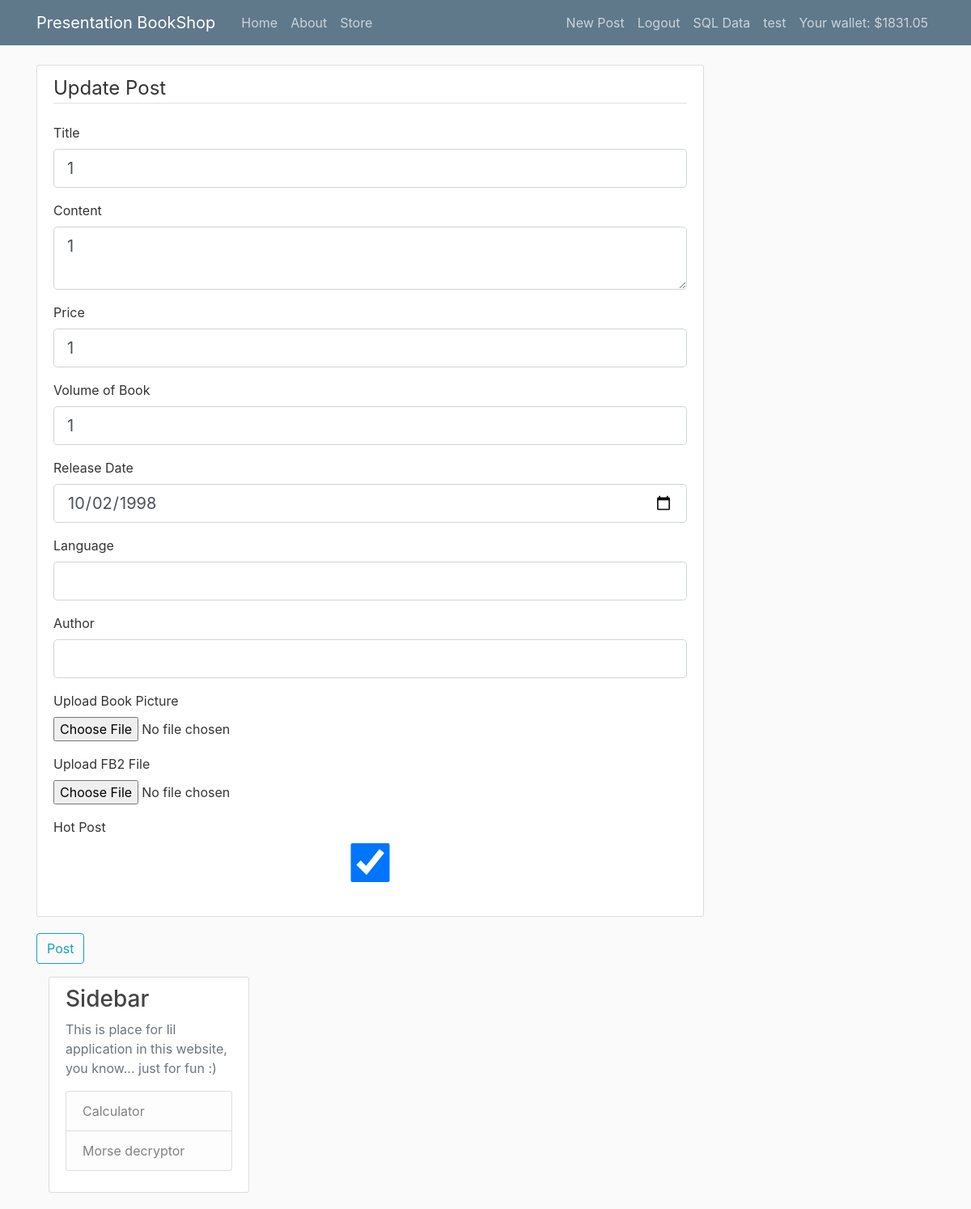
The page /post/1/update (signed in) on the database its author committed.
### flaskapp/models.py (models this page shows, shortened)
class User(db.Model, UserMixin):
    id = db.Column(db.Integer, primary_key=True)
    username = db.Column(db.String(20), unique=True, nullable=False)
    email = db.Column(db.String(120), unique=True, nullable=False)
    image_file = db.Column(db.String(20), nullable=False, default='default.jpg')
    password = db.Column(db.String(60), nullable=False)
    posts = db.relationship('Post', backref='author', lazy=True)
    admin = db.Column(db.Boolean, nullable=False, default=False)
    roles = db.Column(db.Integer, nullable=False, default='0')
    wallet = db.Column(db.Float, nullable=False, default='0')

class Post(db.Model):
    id = db.Column(db.Integer, primary_key=True)
    title = db.Column(db.String(100), nullable=False)
    data_posted = db.Column(db.DateTime, nullable=False, default=datetime.utcnow)
    content = db.Column(db.Text, nullable=False)
    release_date = db.Column(db.Date, nullable=False, default=datetime.utcnow)
    volume = db.Column(db.String(20), nullable=False, default='Undefined')
    price = db.Column(db.String(20), nullable=False, default='Out of stock')
    top = db.Column(db.Boolean, nullable=False, default=False)
    language = db.Column(db.String(40), nullable=False, default='Undefined')
    book_author = db.Column(db.String(40), nullable=False, default='Undefined')
    user_id = db.Column(db.Integer, db.ForeignKey('user.id'), nullable=True)
    image_file = db.Column(db.String(20), nullable=False, default='default.jpg')
    fb2_file = db.Column(db.String(40), nullable=True)
    owned_users = db.Column(db.String, nullable=True)

### flaskapp/routes.py (the view)
@app.route('/post/<int:post_id>/update', methods=['GET', 'POST'])
@login_required
def update_post(post_id):
	post = Post.query.get_or_404(post_id)
	form = PostForm()
	if post.author != current_user and not current_user.admin:
		abort(403)
	if form.validate_on_submit():
		if form.book_picture.data:
			picture_file = save_book_picture(form.book_picture.data)
			post.image_file = picture_file
		if form.fb2.data:
			post.fb2_file = save_fb2(form.fb2.data)
		post.title = form.title.data
		post.content = form.content.data
		post.top = form.hot.data
		post.price = form.price.data
		post.release_date = form.release_date.data
		post.volume = form.volume.data
		post.language = form.language.data
		post.book_author = form.book_author.data
		db.session.commit()
		log_update(table=Post.__table__.name, user=current_user.username)
		flash('Your post has been updated!', 'success')
		return redirect(url_for('post', post_id=post.id))
	elif request.method == 'GET':
		form.title.data = post.title
		form.content.data = post.content
		form.hot.data = post.top
		form.price.data = post.price
		form.release_date.data = post.release_date
		form.volume.data = post.volume
		form.language.data = post.language
		form.book_author.data = post.book_author
	image_file = url_for('static', filename='profile_pics/' + post.image_file)
	return render_template('create_post.html', title='Update Post',
		form=form, legend='Update Post', image_file=image_file)

### flaskapp/forms.py
class PostForm(FlaskForm):
	title = StringField('Title', validators=[DataRequired()])
	content = TextAreaField('Content', validators=[DataRequired()])
	hot = BooleanField('Hot Post')
	price = StringField('Price')
	release_date = DateField('Release Date')
	volume = StringField('Volume of Book')
	submit = SubmitField('Post')
	language = StringField('Language')
	book_author = StringField('Author')
	book_picture = FileField('Upload Book Picture', validators=[FileAllowed(['jpg', 'png'])])
	fb2 = FileField('Upload FB2 File', validators=[FileAllowed(['fb2'])])

### flaskapp/models.py (called while the page is built)
@login_manager.user_loader
def load_user(user_id):
	return User.query.get(int(user_id))

### flaskapp/templates/create_post.html (shortened to what this page needs)
{% extends "layout.html" %}
{% block content %}
	<div class="content-section">
		<form method="POST", action="", enctype="multipart/form-data">
			<fieldset class="form-group">
				<legend class="border-bottom mb-4">{{ legend }}</legend>
				<div class="form-group">
					{{ form.title.label(class="form-control-label") }}
					{% if form.title.errors %}
						{{ form.title(class="form-control form-control-lg is-invalid") }}
						<div class="invalid-feedback">
							{% for error in form.title.errors %}
								<span>{{ error }}</span>
							{% endfor %}
						</div>
					{% else %}
						{{ form.title(class="form-control form-control-lg") }}
					{% endif %}
				</div>
				<div class="form-group">
					{{ form.content.label(class="form-control-label") }}
					{% if form.content.errors %}
						{{ form.content(class="form-control form-control-lg is-invalid") }}
						<div class="invalid-feedback">
							{% for error in form.content.errors %}
								<span>{{ error }}</span>
							{% endfor %}
						</div>
					{% else %}
						{{ form.content(class="form-control form-control-lg") }}
					{% endif %}
				</div>
				<div class="form-group">
					{{ form.price.label(class="form-control-label") }}
					{% if form.price.errors %}
						{{ form.price(class="form-control form-control-lg is-invalid") }}
						<div class="invalid-feedback">
							{% for error in form.price.errors %}
								<span>{{ error }}</span>
							{% endfor %}
						</div>
					{% else %}
						{{ form.price(class="form-control form-control-lg") }}
					{% endif %}
				</div>
				<div class="form-group">
					{{ form.volume.label(class="form-control-label") }}
					{% if form.volume.errors %}
						{{ form.volume(class="form-control form-control-lg is-invalid") }}
						<div class="invalid-feedback">
							{% for error in form.volume.errors %}
								<span>{{ error }}</span>
							{% endfor %}
						</div>
					{% else %}
						{{ form.volume(class="form-control form-control-lg") }}
					{% endif %}
				</div>
				<div class="form-group">
					{{ form.release_date.label(class="form-control-label") }}
					{% if form.release_date.errors %}
						{{ form.release_date(class="form-control form-control-lg is-invalid") }}
						<div class="invalid-feedback">
							{% for error in form.release_date.errors %}
								<span>{{ error }}</span>
							{% endfor %}
						</div>
					{% else %}
						{{ form.release_date(class="form-control form-control-lg") }}
					{% endif %}
				</div>
				<div class="form-group">
					{{ form.language.label(class="form-control-label") }}
					{% if form.language.errors %}
						{{ form.language(class="form-control form-control-lg is-invalid") }}
						<div class="invalid-feedback">
							{% for error in form.language.errors %}
								<span>{{ error }}</span>
							{% endfor %}
						</div>
					{% else %}
						{{ form.language(class="form-control form-control-lg") }}
					{% endif %}
				</div>
				<div class="form-group">
					{{ form.book_author.label(class="form-control-label") }}
					{% if form.book_author.errors %}
						{{ form.book_author(class="form-control form-control-lg is-invalid") }}
						<div class="invalid-feedback">
							{% for error in form.book_author.errors %}
								<span>{{ error }}</span>
							{% endfor %}
						</div>
					{% else %}
						{{ form.book_author(class="form-control form-control-lg") }}
					{% endif %}
				</div>
				<div class="form-group">
					{{ form.book_picture.label() }}
					{{ form.book_picture(class="form-control-file") }}
						</div>
				<div class="form-group">
					{{ form.fb2.label() }}
					{{ form.fb2(class="form-control-file") }}
						</div>
				<div class="form-group">
					{{ form.hot.label(class="form-control-label") }}
					{% if form.hot.errors %}
						{{ form.hot(class="form-control form-control-lg is-invalid") }}
						<div class="invalid-feedback">
							{% for error in form.hot.errors %}
								<span>{{ error }}</span>
							{% endfor %}
						</div>
					{% else %}
						{{ form.hot(class="form-control form-control-lg form-sm") }}
					{% endif %}
				</div>
				</div>
				<div class="form-group">
					{{ form.submit(class="btn btn-outline-info") }}
				</div>
	</div>
{% endblock content %}

### flaskapp/templates/layout.html (shortened to what this page needs)
<!DOCTYPE html>
<html>
<head>
    <link rel="stylesheet" href="https://stackpath.bootstrapcdn.com/bootstrap/4.3.1/css/bootstrap.min.css">
    <link rel="stylesheet" type="text/css" href="{{ url_for('static', filename='main.css')}}"
</head>
<body>
	<header class="site-header">
	  <nav class="navbar navbar-expand-md navbar-dark bg-steel fixed-top">
	    <div class="container">
	      <a class="navbar-brand mr-4" href="/">Presentation BookShop</a>
	      <div class="collapse navbar-collapse" id="navbarToggle">
	        <div class="navbar-nav mr-auto">
	          <a class="nav-item nav-link" href="{{ url_for('home') }}">Home</a>
	          <a class="nav-item nav-link" href="{{ url_for('about') }}">About</a>
	          <a class="nav-item nav-link" href="{{ url_for('store') }}">Store</a>
	        </div>
	        <div class="navbar-nav">
	          {% if current_user.is_authenticated %}
	          	  <a class="nav-item nav-link" href="{{ url_for('new_post') }}">New Post</a>
	          	  <a class="nav-item nav-link" href="{{ url_for('logout') }}">Logout</a>
	          	  	{% if current_user.admin %}
	          	  		<a class="nav-item nav-link" href="{{ url_for('sql_admin') }}">SQL Data</a>
	          	  	{% endif %}
	          	  <a class="nav-item nav-link" href="{{ url_for('account') }}">{{current_user.username}}</a>
			  <a class="nav-item nav-link">Your wallet:  ${{current_user.wallet}}</a>
	          {% else %}
		          <a class="nav-item nav-link" href="{{ url_for('login') }}">Login</a>
		          <a class="nav-item nav-link" href="{{ url_for('register') }}">Register</a>
		      {% endif %}
	        </div>
	      </div>
	    </div>
	  </nav>
	</header>
	<main role="main" class="container">
	  <div class="row">
	    <div class="col-md-9">
	      {% block content %}{% endblock %}
	    </div>
	    <div class="col-md-3">
	      <div class="content-section">
	        <h3>Sidebar</h3>
	        <p class='text-muted'>This is place for lil application in this website, you know... just for fun :)
	          <ul class="list-group">
	            <a class="list-group-item list-group-item-light" href="{{ url_for('calculator') }}">Calculator</a>
	            <a class="list-group-item list-group-item-light" href="{{ url_for('morse') }}">Morse decryptor</a>
	          </ul>
	        </p>
	      </div>
	    </div>
	</main>
</body>
</html>

### flaskapp/static/main.css (style rules this page uses)
body { background: #fafafa; color: #333333; margin-top: 5rem; }
h1, h2, h3, h4, h5, h6 { color: #444444; }
.bg-steel { background-color: #5f788a; }
.site-header .navbar-nav .nav-link { color: #cbd5db; }
.content-section { background: #ffffff; padding: 10px 20px; border: 1px solid #dddddd; border-radius: 3px; margin-bottom: 20px; }

### rows shown on the page
User: username "test", wallet "1831.05"
Post: title "1", content "1", price "1", volume "1", release_date "10/02/1998"

### other values the page prints
{{ legend }} "Update Post"
